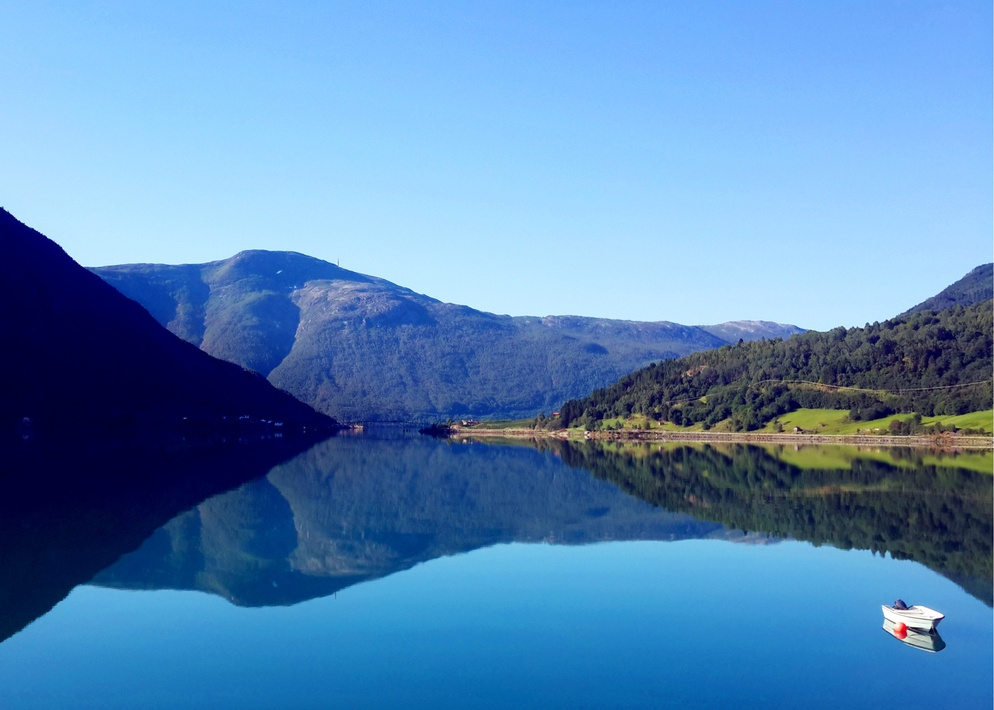
%> input picture w02_data/scene2.jpg, 994 x 710 px, shrunk from 2570 x 1836 before the run
$ octave Second-practice.m   (GNU Octave 9; MATLAB toolbox functions it lacks are replaced by stand-ins)
%> lines starting %> are read from the running program, lines starting %| are printed output that depends on the picture; in (x1, y1, x2, y2) boxes, pixels count from 0 and x2, y2 are one past the last pixel; in counts of white or black regions, pixels touching at a corner belong together; the program's own positions count from 1
im = imread('scene2.jpg'); % 读取图像
%> im is the input picture: size 710x994x3 uint8; mean R, G, B 88.5, 136.1, 183.3
[rows, cols, nc] = size(im);
%> rows = 710; cols = 994; nc = 3
% 通道分离
R = im(:,:,1);
G = im(:,:,2);
B = im(:,:,3);
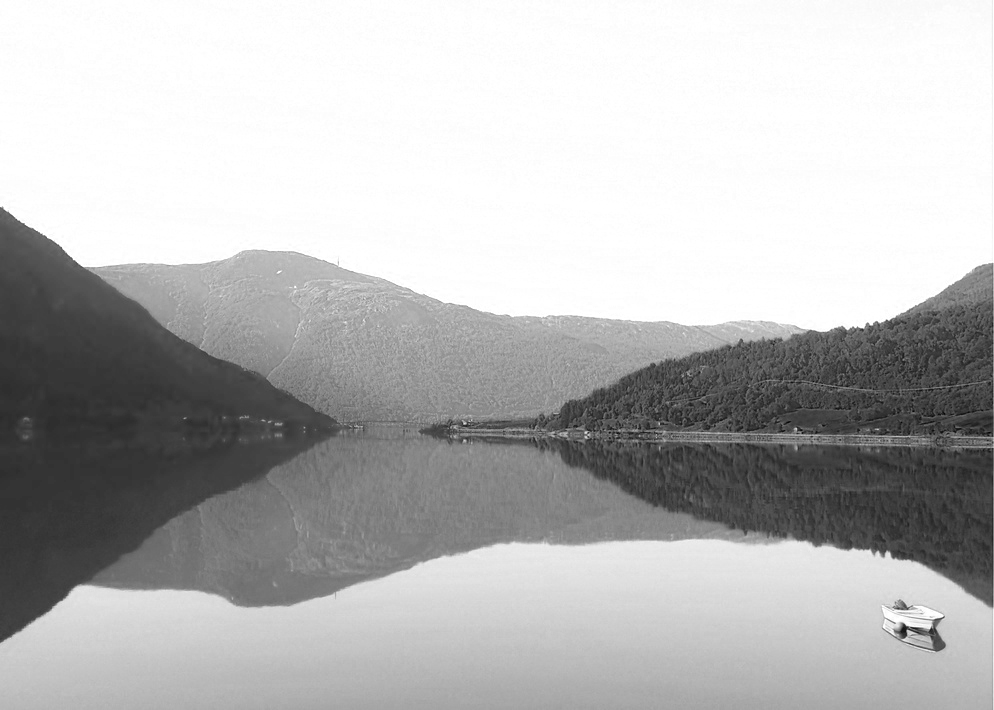
%> B: size 710x994 uint8; min 2, max 255, mean 183.3
flg = R >= 100 & G >= 100 & B >= 200;
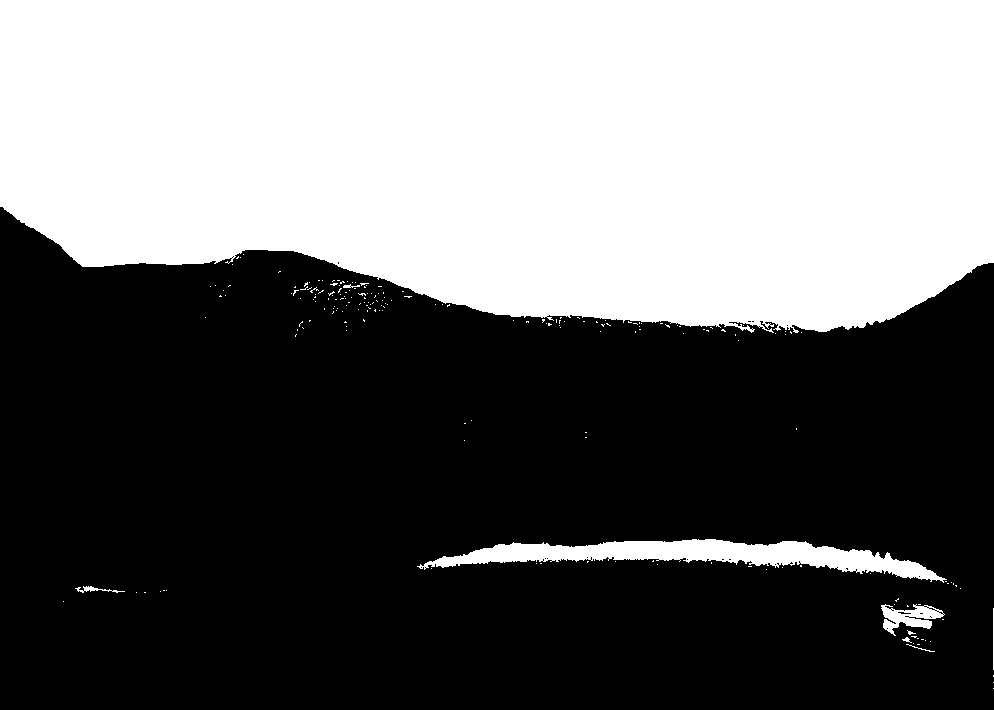
%> flg: size 710x994 logical; 42.5% white; 200 white regions (192 under 20 px), largest, box (x1, y1, x2, y2) and area: (0, 0, 994, 333) 289274, (417, 539, 947, 583) 8883, (881, 604, 945, 636) 984
[x,y]=meshgrid(1:cols,1:rows);
flg2=y<=rows/2;
flg=flg&flg2;
%> flg: size 710x994 logical; 41.1% white; 147 white regions (145 under 20 px), largest, box (x1, y1, x2, y2) and area: (0, 0, 994, 333) 289274, (343, 284, 360, 288) 36
R(flg) = 255;
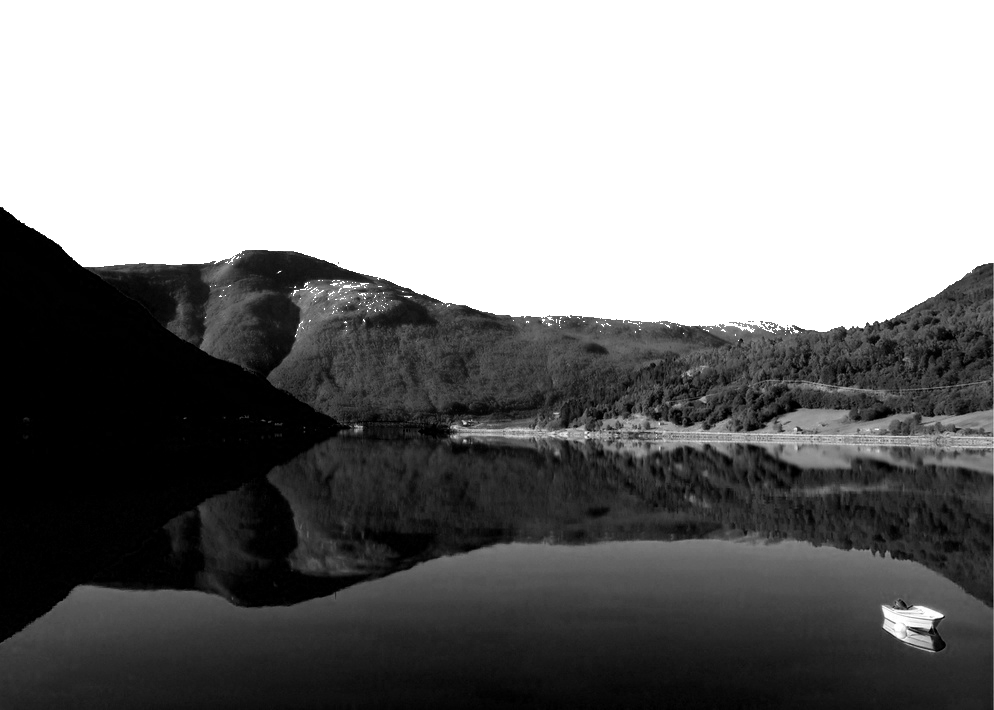
%> R: size 710x994 uint8; min 0, max 255, mean 130.5
G(flg) = 127;
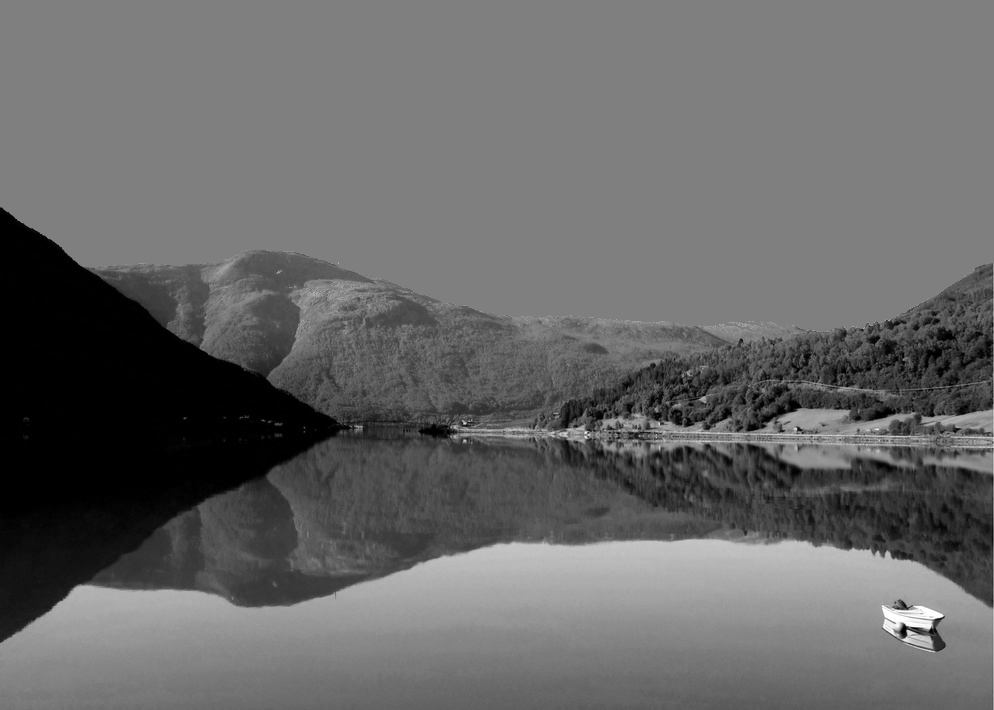
%> G: size 710x994 uint8; min 0, max 255, mean 102.9
B(flg) = 0;
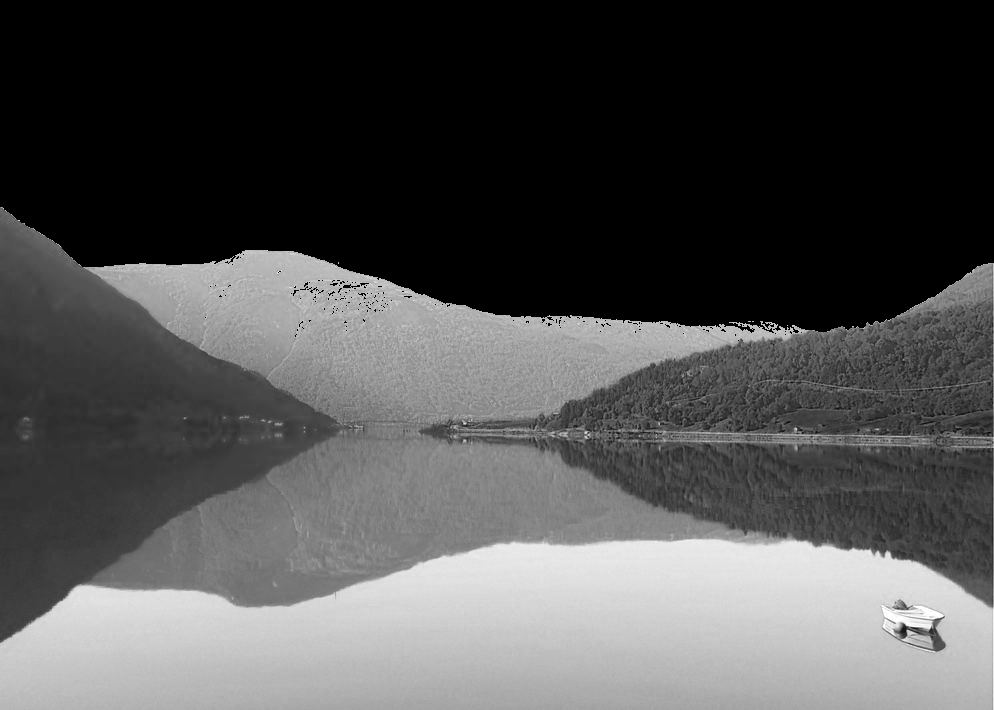
%> B: size 710x994 uint8; min 0, max 255, mean 79.1
im_ = cat(3, R,G,B);
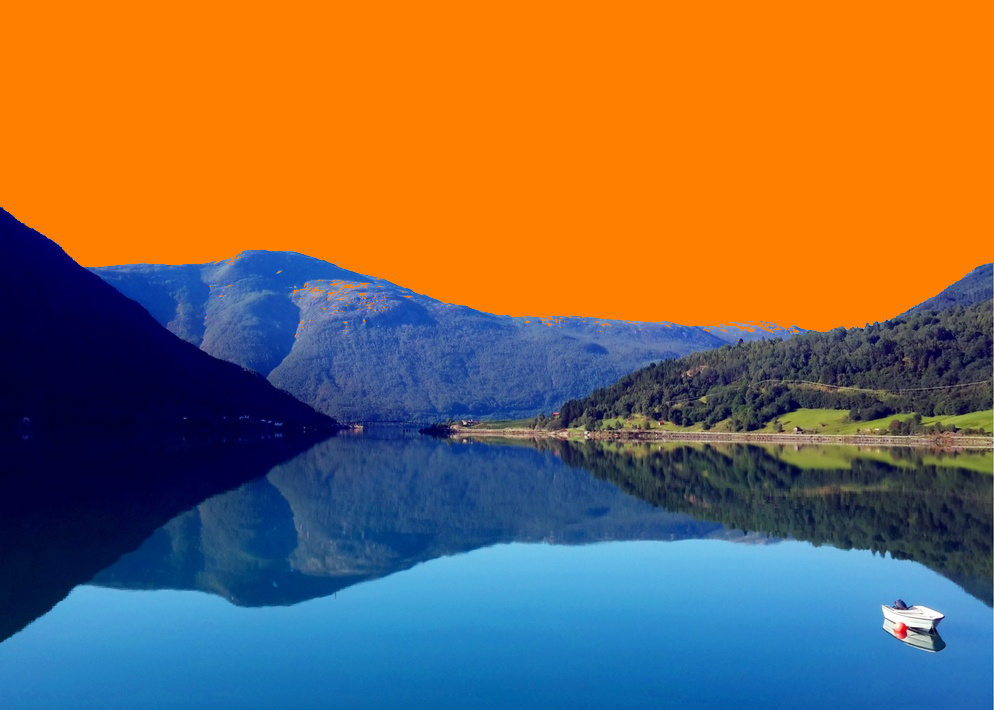
%> im_: size 710x994x3 uint8; mean R, G, B 130.5, 102.9, 79.1
imshow(im_)
imwrite(im_,'sky2.jpg')

$ run again, with w02_data/scene1.jpg copied over w02_data/scene2.jpg
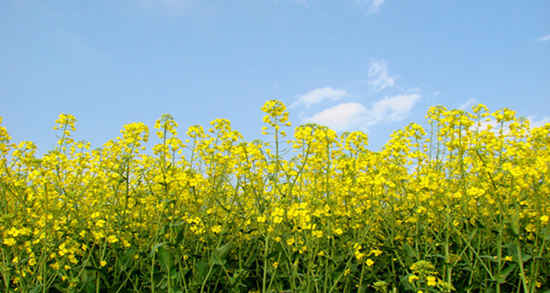
%> input picture w02_data/scene1.jpg, 550 x 293 px
%> im is the input picture: size 293x550x3 uint8; mean R, G, B 143.1, 165.1, 123.8
%> `flg = R >= 100 & G >= 100 & B >= 200;`:
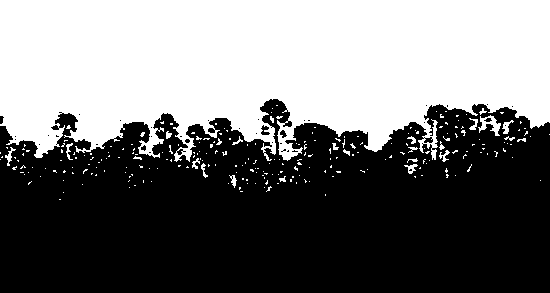
%> flg: size 293x550 logical; 45.3% white; 258 white regions (234 under 20 px), largest, box (x1, y1, x2, y2) and area: (0, 0, 550, 162) 71068, (478, 115, 501, 136) 205, (502, 120, 514, 134) 71
%> `im_ = cat(3, R,G,B);`:
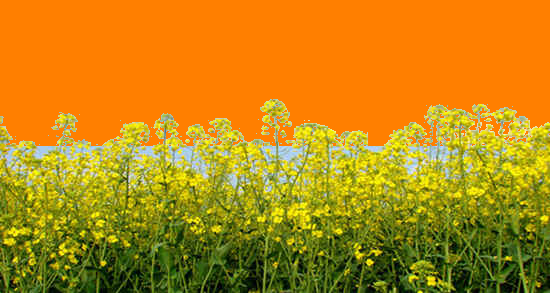
%> im_: size 293x550x3 uint8; mean R, G, B 187.3, 135.1, 20.4

$ run again, with w02_data/car1.jpg copied over w02_data/scene2.jpg
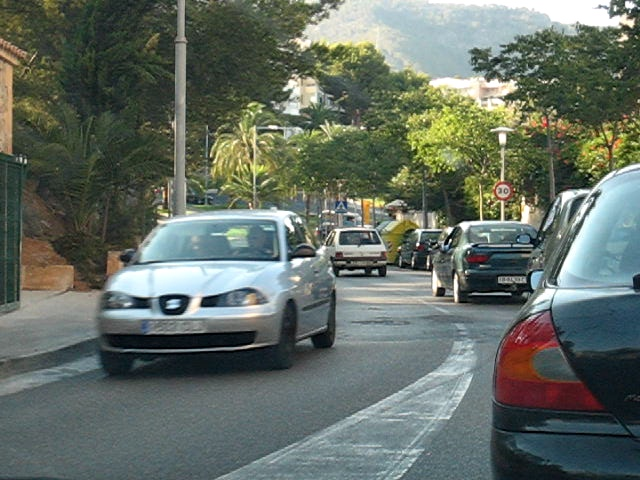
%> input picture w02_data/car1.jpg, 640 x 480 px
%> im is the input picture: size 480x640x3 uint8; mean R, G, B 100, 109.5, 100.4
%> `flg = R >= 100 & G >= 100 & B >= 200;`:
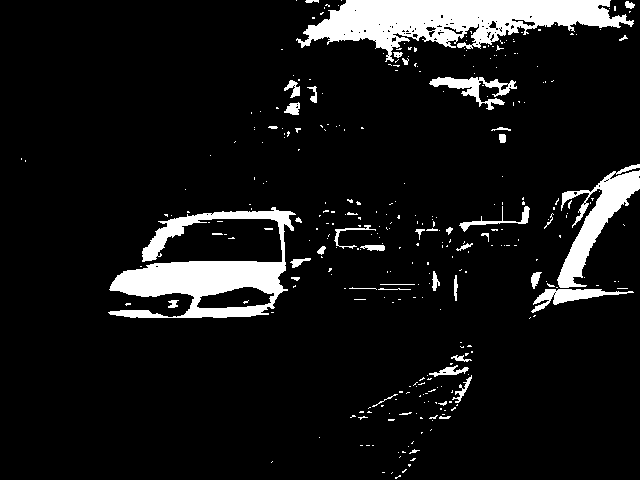
%> flg: size 480x640 logical; 8.9% white; 323 white regions (277 under 20 px), largest, box (x1, y1, x2, y2) and area: (296, 0, 634, 62) 10298, (108, 207, 296, 318) 8284, (557, 164, 640, 288) 3313
%> `im_ = cat(3, R,G,B);`:
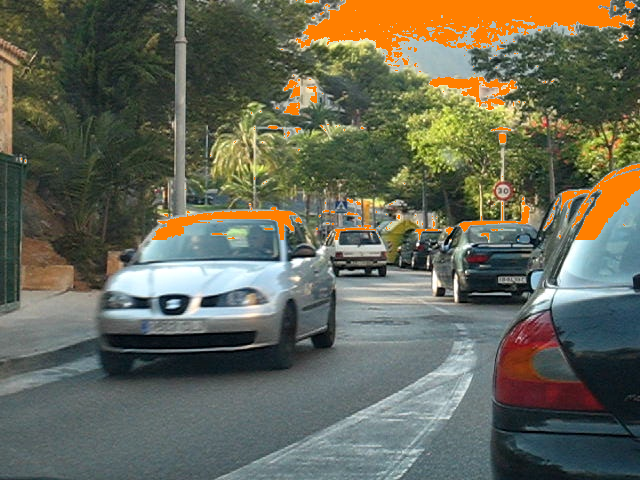
%> im_: size 480x640x3 uint8; mean R, G, B 102.3, 104.1, 88
